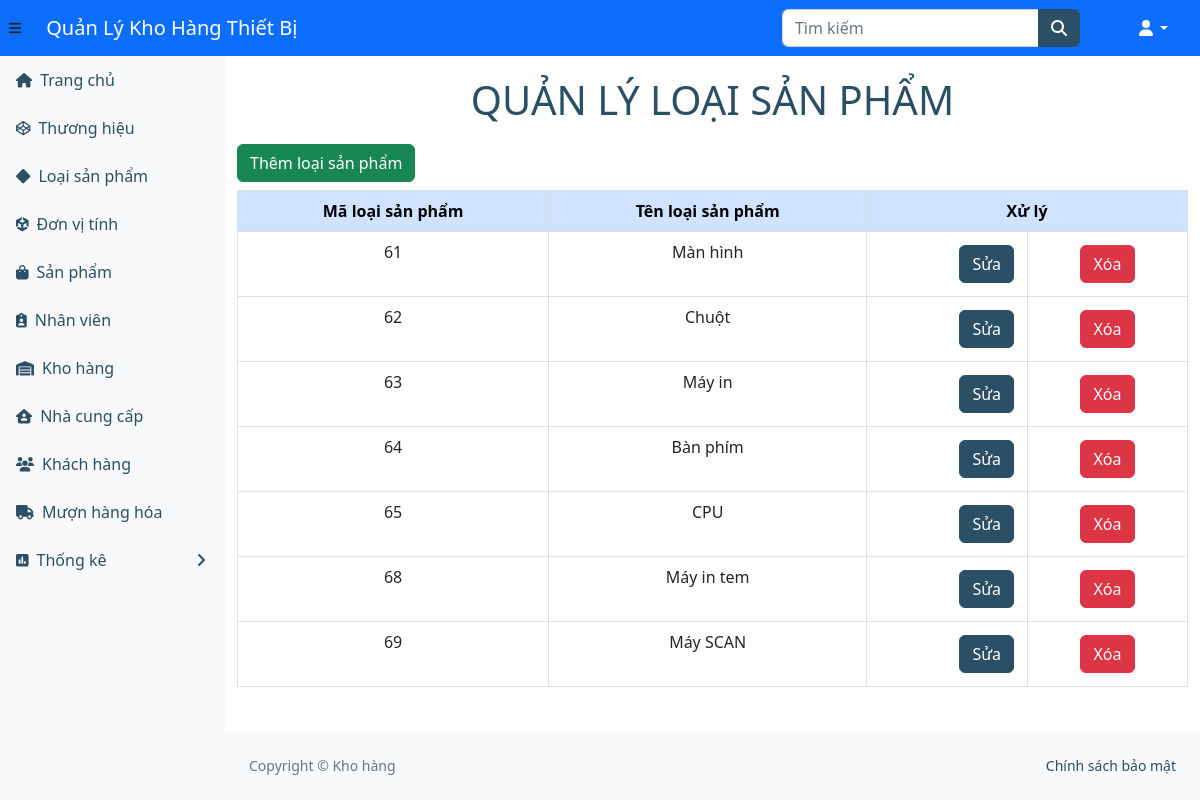
Page /ql-kho/loaisanpham.php (signed in) on the committed database.
### tables this page shows
CREATE TABLE `loaisanpham` (
  `maloaisanpham` int(11) NOT NULL,
  `tenloaisanpham` varchar(255) DEFAULT NULL
);

### ql-kho/loaisanpham.php (the view)
<?php
    include_once("header.php");
?>
    <h1 class="tieudeform">Quản lý loại sản phẩm</h1>
    <a class='btn btn-success mb-2' href='themloaisanpham.php'>Thêm loại sản phẩm</a>
    <table class = "table table-hover ">
        <thead class="table-primary">
        <tr>
            <th>Mã loại sản phẩm</th>
            <th>Tên loại sản phẩm </th>
            <th style="text-align:center"colspan="2">Xử lý</th>
        </tr>
        </thead>
        <?php
        $sql = "SELECT * FROM loaisanpham ORDER BY maloaisanpham ASC";
        $kq = $conn->query($sql) or die("Không thể xem loại sản phẩm");
        while ($row = mysqli_fetch_array($kq)) {
            echo ("<tr>");
            $ma = $row["maloaisanpham"];
            echo ("<td>" . $row["maloaisanpham"] . "</td>");
            echo ("<td>" . $row["tenloaisanpham"] . "</td>");
            echo ("<td><a style='float:right;'class='btn btn-primary' href='sualoaisanpham.php?mm=$ma'>Sửa</a></td>");
            echo ("<td>");
            ?>
            <a onclick = "return confirm('Bạn có thật sự muốn xoá không')" class="btn btn-danger" href="xoaloaisanpham.php?mm=<?php echo $ma;?>">Xóa</a>
            <?php
            echo ("</td>");
            echo ("</tr>");
        }
        ?>
    </table><br>
    <?php
    include("footer.php");
?>
</body>
</html>

### ql-kho/header.php (style rules this page uses)
h1.tieudeform { text-align: center; text-transform: uppercase; color: #2b4f65; margin: 20px; }
td, th { text-align: center; border: 1px solid #dee2e6; padding: 8px; }

### rows in the picture
loaisanpham: maloaisanpham "61", tenloaisanpham "Màn hình"
loaisanpham: maloaisanpham "62", tenloaisanpham "Chuột"
loaisanpham: maloaisanpham "63", tenloaisanpham "Máy in"
loaisanpham: maloaisanpham "64", tenloaisanpham "Bàn phím"
loaisanpham: maloaisanpham "65", tenloaisanpham "CPU"
loaisanpham: maloaisanpham "68", tenloaisanpham "Máy in tem"
loaisanpham: maloaisanpham "69", tenloaisanpham "Máy SCAN"
